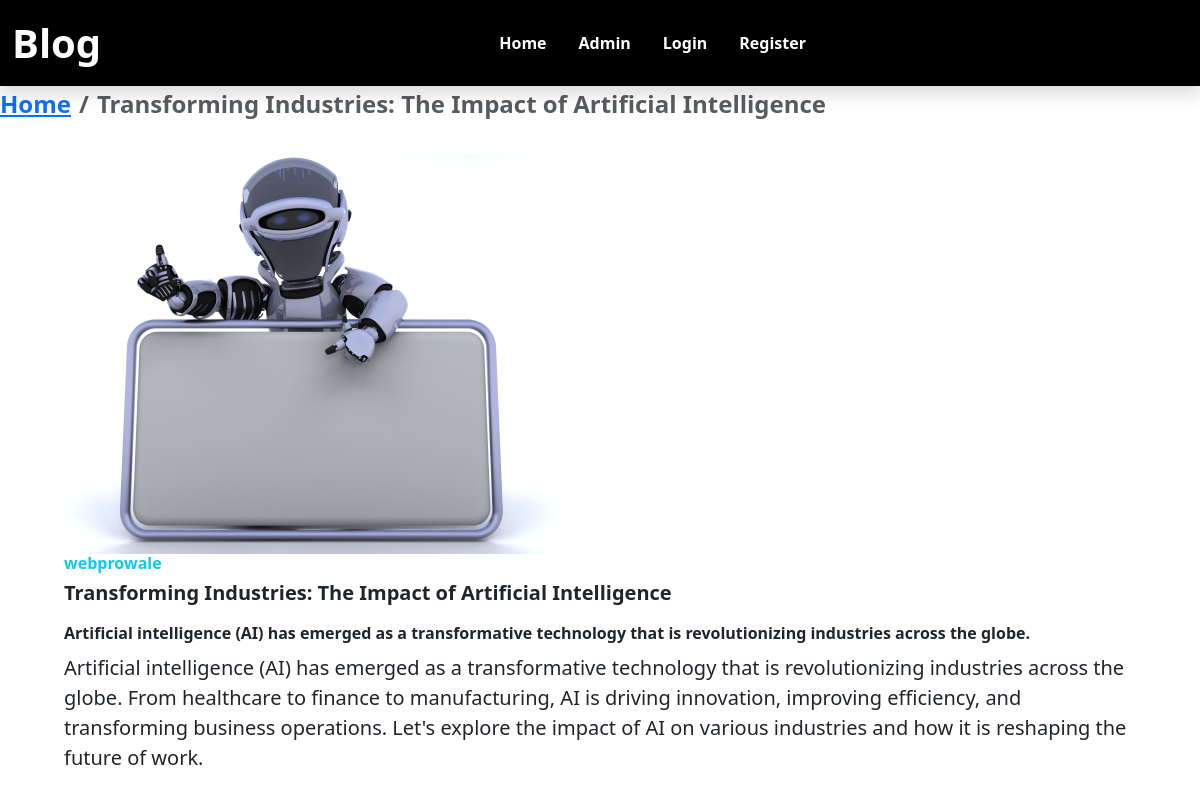
Page /content.php?id=6 on the committed database.
### tables this page shows
CREATE TABLE `post` (
  `id` int(11) NOT NULL,
  `title` text NOT NULL,
  `author` text NOT NULL,
  `description` text NOT NULL,
  `body` longtext NOT NULL,
  `image` varchar(255) NOT NULL,
  `create_at` timestamp NOT NULL DEFAULT current_timestamp(),
  `update_at` int(11) DEFAULT NULL
);

### content.php (the view, shortened to what this page needs)
<?php
$id = $_GET['id'];
include("config.php");
$sql = "SELECT * FROM post WHERE id = '$id'";
$results = mysqli_query($conn, $sql);
if (mysqli_num_rows($results) > 0) {
    $row = mysqli_fetch_assoc($results);
} else {
    echo "<script>
    alert('Content not found');
    window.location.href= './blog.php';
    </script>";
}
?>
<!DOCTYPE html>
<html lang="en">
<head>
    <link rel="stylesheet" href="https://cdn.jsdelivr.net/npm/bootstrap@5.3.2/dist/css/bootstrap.min.css">
</head>
<body>
    <div class="container-fluid p-0">
        <?php require "./navbar.php"; ?>
        <nav aria-label="breadcrumb  p-5 mb-5">
            <ol class="breadcrumb text-center">
                <li class="breadcrumb-item fs-4 fw-semibold"><a href="./">Home</a></li>
                <li class="breadcrumb-item active fs-4 fw-semibold" aria-current="page"><?= $row['title'] ?></li>
            </ol>
        </nav>
        <div class="card bg-white mx-5 border-0">
            <div class="card-body">
                <img src="./images/<?= $row['image'] ?>" class="img-fluid" width="500">
                <h3 class="fs-6 fw-bold text-info mb-2">
                    <?= $row['author']; ?>
                </h3>
                <h5 class="card-title fw-bold fs-5 mb-3">
                    <?= $row['title']; ?>
                </h5>
                <p class="card-text fs-6 fw-semibold mb-2">
                    <?= $row['description']; ?>
                </p>
                <p class="lead"> <?= $row['body']; ?></p>
            </div>
        </div>
    </div>
</body>
</html>

### rows in the picture
post: title "Transforming Industries: The Impact of Artificial Intelligence", image (picture), author "webprowale", description "Artificial intelligence (AI) has emerged as a transformative technology that is revolutionizing industries across the globe.", body "Artificial intelligence (AI) has emerged as a transformative technology that is revolutionizing industries across the globe. From healthcare to finance to manufacturing, AI is driving innovation, improving efficiency, and transforming business operations. Let's explore the impact of AI on various industries and how it is reshaping the future of work."
